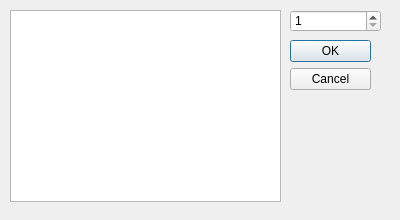
<?xml version="1.0" encoding="UTF-8"?>
<ui version="4.0">
 <class>Dialog</class>
 <widget class="QDialog" name="Dialog">
  <property name="geometry">
   <rect>
    <x>0</x>
    <y>0</y>
    <width>400</width>
    <height>220</height>
   </rect>
  </property>
  <property name="windowTitle">
   <string>Dialog</string>
  </property>
  <widget class="QDialogButtonBox" name="buttonBox">
   <property name="geometry">
    <rect>
     <x>290</x>
     <y>40</y>
     <width>81</width>
     <height>241</height>
    </rect>
   </property>
   <property name="orientation">
    <enum>Qt::Vertical</enum>
   </property>
   <property name="standardButtons">
    <set>QDialogButtonBox::Cancel|QDialogButtonBox::Ok</set>
   </property>
  </widget>
  <widget class="QPlainTextEdit" name="plainTextEdit">
   <property name="geometry">
    <rect>
     <x>10</x>
     <y>10</y>
     <width>271</width>
     <height>192</height>
    </rect>
   </property>
  </widget>
  <widget class="QSpinBox" name="spinBox">
   <property name="geometry">
    <rect>
     <x>290</x>
     <y>10</y>
     <width>91</width>
     <height>22</height>
    </rect>
   </property>
   <property name="minimum">
    <number>1</number>
   </property>
   <property name="maximum">
    <number>17</number>
   </property>
  </widget>
 </widget>
 <resources/>
 <connections>
  <connection>
   <sender>buttonBox</sender>
   <signal>accepted()</signal>
   <receiver>Dialog</receiver>
   <slot>accept()</slot>
   <hints>
    <hint type="sourcelabel">
     <x>248</x>
     <y>254</y>
    </hint>
    <hint type="destinationlabel">
     <x>157</x>
     <y>274</y>
    </hint>
   </hints>
  </connection>
  <connection>
   <sender>buttonBox</sender>
   <signal>rejected()</signal>
   <receiver>Dialog</receiver>
   <slot>reject()</slot>
   <hints>
    <hint type="sourcelabel">
     <x>316</x>
     <y>260</y>
    </hint>
    <hint type="destinationlabel">
     <x>286</x>
     <y>274</y>
    </hint>
   </hints>
  </connection>
 </connections>
</ui>
